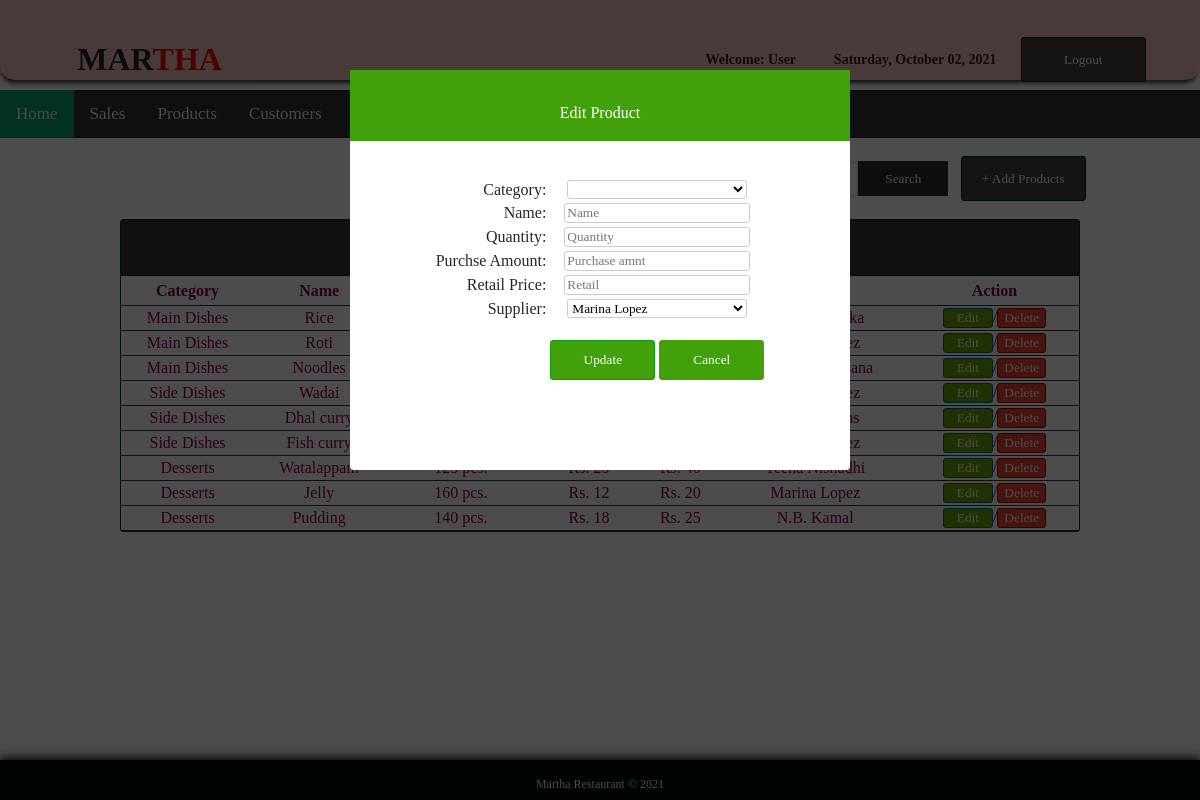
Screenshot of /edit_item.php (signed in) with the database file from the repository.
### tables this page shows
CREATE TABLE `products` (
  `id` int(11) NOT NULL,
  `category` varchar(100) NOT NULL,
  `name` varchar(100) NOT NULL,
  `quantity` int(11) NOT NULL,
  `purchase` int(11) NOT NULL,
  `retail` int(11) NOT NULL,
  `supplier` varchar(100) NOT NULL
);

### edit_item.php (the view, shortened to what this page needs)
<!DOCTYPE html PUBLIC "-//W3C//DTD XHTML 1.0 Transitional//EN" "http://www.w3.org/TR/xhtml1/DTD/xhtml1-transitional.dtd">
<html xmlns="http://www.w3.org/1999/xhtml">
<head>
</head>
<link rel="stylesheet" type="text/css" href="css/css1.css">
<body>
<div id="container">
<div id="header">
<table cellspacing="0" width="100%" border="0" cellpadding="20px">
<tr>
	<td width="56%">
    <table width="41%" border="0" cellspacing="0" cellpadding="0">
	  <tr>
	  <th scope="col"><h1>MAR<span style="color:red;">THA</span></h1></th>
	    </tr>
	  </table></td>
    <td style="font-size:14px;">
      <table width="93%" border="0" cellspacing="0" cellpadding="0">
        <tr>
        	<th scope="col">Welcome: <?php echo $_SESSION['access'];?></th>
          	<th scope="col"><?php
			$Today = date('y:m:d',time());
			$new = date('l, F d, Y', strtotime($Today));
			echo $new;
			?></th>
          	<th scope="col" width="20px"><a href="logout.php">
            <input type="button" id="btnadd" value="Logout" align="middle" />
          	</a></th>
        </tr>
  </table></td>
    </tr>
</table>
</div>
<br><br><br><br><br>
<div class="topnav" id="myTopnav">
            <a href="index.php" class="active">Home</a>
            <a href="sales.php">Sales</a>
            <a href="products.php">Products</a>
            <a href="customers.php">Customers</a>
            <a href="supplier.php">Suppliers</a>
            <div class="dropdown">
                <button class="dropbtn">Sales Report
                </button>
            </div>
        </div>
<br>
<table width="83%" border="0" align="center" cellpadding="0" cellspacing="0">
      <tr>
        <td width="741" align="right"><form action="result.php" method="get" ecntype="multipart/data-form">
           <input type="submit" id="btnsearch" value="Search" name="search" />
        </form></td>
        <td width="131" height="37">
        <a href="javascript:void(0)" onclick="toggle_visibility('popup-box1')"><input type="button" id="btnadd" value="+ Add Products" /></a></td>
      </tr>
    </table></th>
  <div id="footer">
<table border="0" cellpadding="15px" align="center"; style="size: 12px; font-family: 'Comic Sans MS', cursive; color: #FFF; font-size: 12px;">
<tr>
	<td>
  Martha Restaurant &copy; 2021
    </td>
</tr>
</table>
</div>
  <div id="popup-box2" class="popup-position1">
<div id="popup-wrapper1">
<div id="popup-container1">
    <div id="popup-head-color1">
    <br>
    <p style="font-family:'Comic Sans MS', cursive; font-size:16px;"> Edit Product </p>
    </div>
<?php
include 'config.php';
$id = $_GET['id'];
$view = "SELECT * from products where md5(id) = '$id'";
$result = $db_link->query($view);
$row = $result->fetch_assoc();
?>
    <br>
    <form action="" method="POST">
    <table border="0" align="center">
    <tr>
    <td align="right">Category:</td>
    <td>
    <select name="category" id="txtbox">
    <option> <?php echo $row['category']; ?> </option>
    </select>
    </td>
    </tr>
    <tr>
    <td align="right">Name:</td>
    <td><input type="text" id="txtbox" name="name" placeholder="Name" value="<?php echo $row['name'];?>" required><br></td>
    </tr>
    <tr>
    <td align="right">Quantity:</td>
    <td><input type="text" id="txtbox" name="quantity" placeholder="Quantity" value="<?php echo $row['quantity'];?>" required><br></td>
    </tr>
    <tr>
    <td align="right">Purchse Amount:</td>
    <td><input type="text" id="txtbox" name="purchase" placeholder="Purchase amnt" value="<?php echo $row['purchase'];?>" required><br></td>
    </tr>
    <tr>
    <td align="right">Retail Price:</td>
    <td><input type="text" id="txtbox" name="retail" placeholder="Retail" value="<?php echo $row['retail'];?>" required><br></td>
    </tr>
    <tr>
    <td align="right">Supplier:</td>
    <td>
    <select name="supplier" id="txtbox">
           <?php
            require('config.php');
            $query="SELECT suppliername FROM supplier";
            $result1=mysqli_query($db_link, $query);
            while ($row1=mysqli_fetch_array($result1)){?>
              <option><?php echo $row1['suppliername']; ?></option>
                  <?php
}?>
	</select>
	</td>
    </tr>
    <br>
    <tr  align="center">
    <td>&nbsp;  </td>
    <td>
    <br>
    <input type="SUBMIT" style="solid rgb(66, 161, 10); background:rgb(66, 161, 10);" name="update" id="btnnav" value="Update"></form>
    <a href="products.php"><input type="button" style="border:1px solid rgb(66, 161, 10); background:rgb(66, 161, 10); font-family: 'Comic Sans MS', cursive; height:40px; width:105px; border-radius:3px; color:#FFF;" value="Cancel"></a>
</div>
</div>
</div>
  <br>
  <tr>
    <td>
    <table border="0" cellpadding="0" cellspacing="0" align="center" width="80%" style="border:1px solid #033; color:#8c0052;">
     <tr>
     <th colspan="7" align="center" height="55px" style="border-bottom:1px solid #033; background: #363636; color:#FFF;"> Products 	</th>
    </tr>
      <tr height="30px">
        <th style="border-bottom:1px solid #333;"> Category </th>
        <th style="border-bottom:1px solid #333;"> Name </th>
        <th style="border-bottom:1px solid #333;"> Quantity Left </th>
        <th style="border-bottom:1px solid #333;"> Purchase </th>
        <th style="border-bottom:1px solid #333;"> Retail </th>
        <th style="border-bottom:1px solid #333;"> Supplier </th>
        <th style="border-bottom:1px solid #333;"> Action </th>
      </tr>
       <?php
require('config.php');
$query="SELECT * FROM products";
$result=mysqli_query($db_link, $query);
while ($row=mysqli_fetch_array($result)){?>
      <tr align="center" height="25px;">
      	<td style="border-bottom:1px solid #333;"> <?php echo $row['category']; ?> </td>
        <td style="border-bottom:1px solid #333;"> <?php echo $row['name']; ?> </td>
        <td style="border-bottom:1px solid #333;"> <?php echo $row['quantity']; ?> pcs. </td>
        <td style="border-bottom:1px solid #333;">Rs. <?php echo $row['purchase']; ?> </td>
        <td style="border-bottom:1px solid #333;">Rs. <?php echo $row['retail']; ?> </td>
        <td style="border-bottom:1px solid #333;"> <?php echo $row['supplier']; ?> </td>
        <td style="border-bottom:1px solid #333;">
        <a href="edit_item.php?id=<?php echo md5($row['id']);?>"><input type="button" value="Edit" style="width:50px; height:20; color:#FFF; background:#72a400; border:1px solid #069; font-family: 'Comic Sans MS', cursive; border-radius:3px;"></a>/<a href="delete.php"><input type="button" value="Delete" style="width:15; height:20; color:#FFF; background: #f44336; font-family: 'Comic Sans MS', cursive; border:1px solid #900; border-radius:3px;"></a>
        </td>
        </td>
      </tr>
   <?php
}?>
</div>
</body>
</html>

### css/css1.css (style rules this page uses)
html { font-family: "Comic sans MS", cursive; color: rgb(41, 38, 37); height:100%; margin:0; padding:0; -webkit-background-size: cover; -moz-background-size: cover; -o-background-size: cover; background-size: cover; }
body { margin:0; font-size:16px; height:100%; margin:0; padding:0; background:url(../images/bg_food.jpg) no-repeat center fixed; -webkit-background-size: cover; -moz-background-size: cover; -o-background-size: cover; background-size: cover; }
#container { height:100px; width: auto; margin:0 auto; }
#header { box-shadow: -1px 5px 5px -2px #333333; position:fixed; width:100%; height:80px; border-radius:0px 0px 15px 15px; background-color:rgb(247, 195, 195); }
#footer { clear: both; background: rgb(1, 12, 12); height: 40px; width: 100%; position: fixed; left: 0px; bottom: 0px; text-align: center; box-shadow:0px -1px 10px 1px #000; }
#btnnav { border:1px solid #079b0e; background: rgb(66, 161, 10); border-radius:3px; height:40px; width:105px; color:#FFF; font-family:"Comic Sans MS", cursive; }
#btnsearch { border:1px solid #333; background: rgb(48, 48, 58); height:35px; width:90px; color: #FFF; font-family:"Comic Sans MS", cursive; }
#btnadd { border:1px solid #033; background: rgb(73, 64, 72); border-radius:3px; height:45px; width:125px; color: #FFF; font-family:"Comic Sans MS", cursive; }
#txtbox { border:1px solid #CCC; background: #FFF; border-radius:3px; width:180px; font-family:"Comic Sans MS", cursive; }
#popup-head-color1 { width:500px; height:1px; color:#FFF; background:rgb(51, 29, 0); margin-left:auto; margin-right:auto; padding:0px 0px 70px; }
.popup-position1 { display: block; position:fixed; top:0; left:0; background-color:rgba(0,0,0,0.7); width:100%; height:100%; }
#popup-wrapper1 { width:500px; margin:70px auto; text-align:center; }
#popup-container1 { background-color:#fff; border-radius:4px; text-align:center; height:400px; }
#popup-head-color1 { width:500px; height:1px; color:#FFF; background:rgb(66, 161, 10); margin-left:auto; margin-right:auto; padding:0px 0px 70px; }
a:link { color:#FFF; text-decoration: none; }
table { border-radius:3px; text-align: center; }
.topnav { overflow: hidden; background-color: #333; }
.topnav a { float: left; display: block; color: #f2f2f2; text-align: center; padding: 14px 16px; text-decoration: none; font-size: 17px; }
.active { background-color: #04AA6D; color: white; }
.dropdown { float: left; overflow: hidden; }
.dropdown .dropbtn { font-size: 17px; border: none; outline: none; color: white; padding: 14px 16px; background-color: inherit; font-family: inherit; margin: 0; }

### rows the page displays
products: category "Main Dishes", name "Rice"
products: category "Main Dishes", name "Roti"
products: category "Main Dishes", name "Noodles"
products: category "Side Dishes", name "Wadai"
products: category "Side Dishes", name "Dhal curry"
products: category "Side Dishes", name "Fish curry"
products: category "Desserts", name "Watalappam"
products: category "Desserts", name "Jelly", quantity "160", purchase "12", retail "20", supplier "Marina Lopez"
products: category "Desserts", name "Pudding", quantity "140", purchase "18", retail "25", supplier "N.B. Kamal"

### other values shown
$_SESSION['access'] "User"
form field supplier "Marina Lopez"
